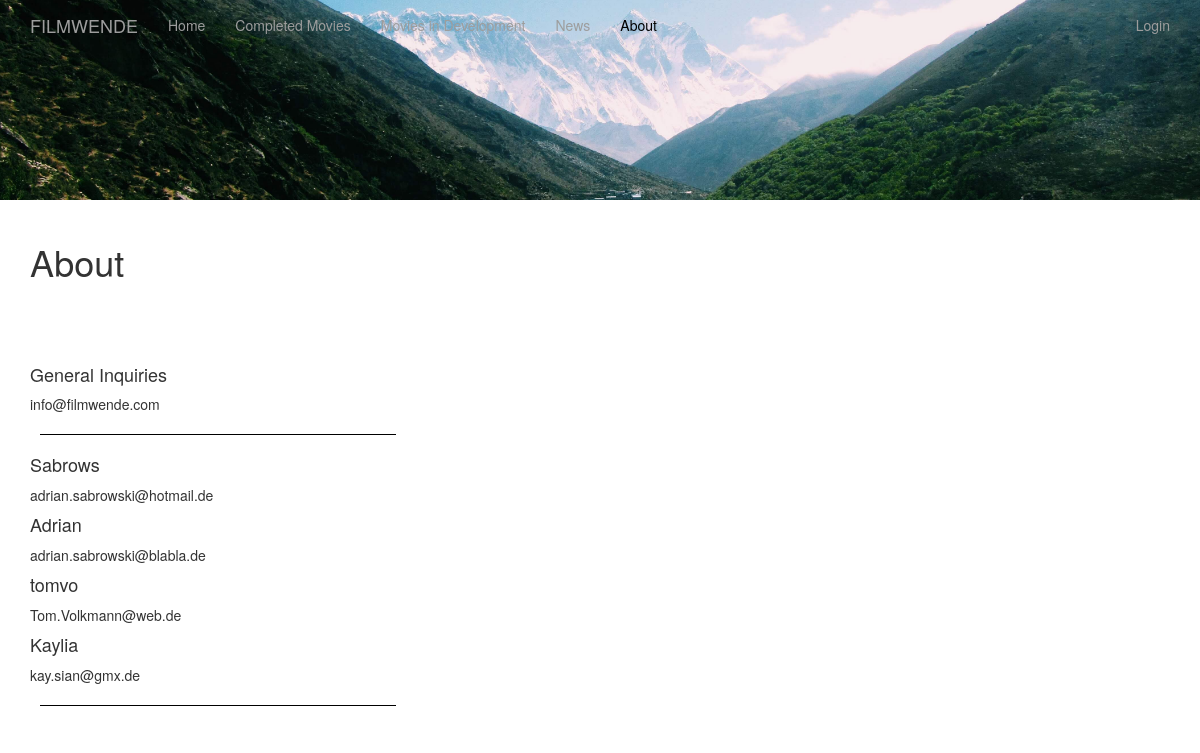
Before: /about with the older database file.
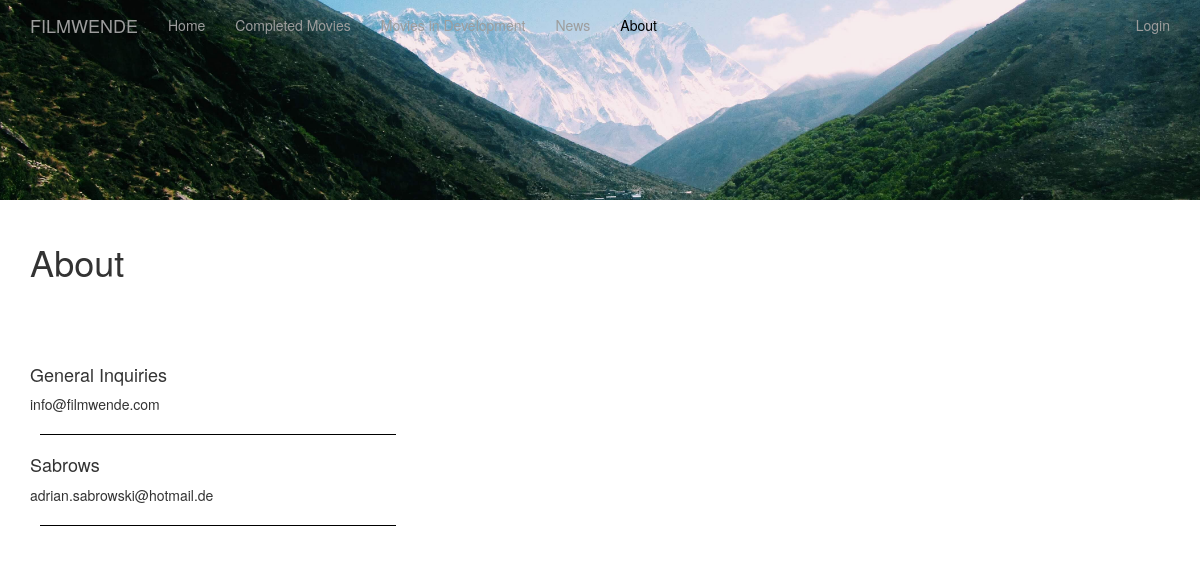
After: the same page with the newer database file.
### app/models.py (models this page shows, shortened)
class DesignImage(db.Model):
    __tablename__ = "designimages"
    id = db.Column(db.Integer, primary_key = True)
    section = db.Column(db.String)
    image_url = db.Column(db.String)
    current = db.Column(db.Integer)

class User(UserMixin, db.Model):
    id = db.Column(db.Integer, primary_key=True)
    username = db.Column(db.String(64), index=True, unique=True)
    email = db.Column(db.String(120), index=True, unique=True)
    password_hash = db.Column(db.String(128))
    posts = db.relationship('Post', backref='author', lazy='dynamic')
    isInAbout = db.Column(db.Integer)
    def get_about():
        users = []
        for user in User.query.filter(User.isInAbout == 1).all():
            usern_arr = user.username.split()
            if str(usern_arr[0]) != "General":
                user_obj = {
                    "username" : user.username,
                    "email" : user.email
                }
                users.append(user_obj)
        return users
    def get_general():
        users = User.query.all()
        for user in User.query.all():
            usern_arr = user.username.split()
            if str(usern_arr[0]) == "General":
                user_obj = {
                    "username" : user.username,
                    "email" : user.email
                }
        return user_obj

### app/routes.py (the view)
@app.route('/about')
def about():
    about_users = User.get_about()
    general = User.get_general()
    designImage = DesignImage.query.filter_by(section="about", current=1).first()
    return render_template('about.html', designImage=designImage, about_users=about_users, general=general)

### app/templates/about.html
{% extends "base.html" %}
{% block content %}
<div class="row">
  <img id="header" src="{{designImage.image_url}}" alt="My image"/>
  <div class="col-md-3"></div>
</div>
<div class="container">
  <div class="col"><hr></div>
  <h1>About</h1>
  <div class="col"><hr></div>
  <div class="col"><hr></div>
  <div class="col"><hr></div>
  <h4>{{general.username}}</h4>
  <p>{{general.email}}</p>
  <div class="col see"><hr></div>
  {% if about_users | length > 0 %}
  {%for user in about_users%}
    <h4>{{user.username}}</h4>
    <p>{{user.email}}</p>
  {%endfor%}
  {%else%}
    <i>No user yet.</i>
  {%endif%}
  <div class="col see"><hr></div>
</div>
{%endblock%}

### app/templates/base.html (shortened to what this page needs)
{% extends 'bootstrap/base.html' %}
{% block styles %}
    {{super()}}
        <link rel="stylesheet" href="{{url_for('.static', filename='mystyle.css')}}">
{% endblock %}
{% block navbar %}
<nav class="navbar navbar-inverse navbar-fixed-top" id="productnav" style="background-color: #00000000">
        <div class="container">
                <div class="navbar-header">
                    <a class="navbar-brand" href="{{ url_for('index') }}">FILMWENDE</a>
                </div>
                <div class="collapse navbar-collapse" id="bs-example-navbar-collapse-1">
                    <ul class="nav navbar-nav">
                        <li><a href="{{ url_for('index') }}">Home</a></li>
                        <li><a onload="currentLinkFunction()" href="{{ url_for('completed') }}">Completed Movies</a></li>
                        <li><a onload="currentLinkFunction()" href="{{ url_for('development') }}">Movies in Development</a></li>
                        <li><a onload="currentLinkFunction()" href="{{ url_for('news') }}">News</a></li>
                        <li><a onload="currentLinkFunction()" href="{{ url_for('about') }}">About</a></li>
                    </ul>
                    <ul class="nav navbar-nav navbar-right">
                        {% if current_user.is_anonymous %}
                        <li><a href="{{ url_for('login') }}">Login</a></li>
                        {% else %}
                        <li><a onload="currentLinkFunction()"  href="{{ url_for('dashboard') }}">Dashboard</a></li>
                        <li><a href="{{ url_for('logout') }}">Logout</a></li>
                        {% endif %}
                    </ul>
                </div>
                </div>
        </nav>
{% endblock %}

### app/static/mystyle.css (style rules this page uses)
#header { object-fit: cover; width: 100%; height: 200px; }
.navbar-inverse { border-color: #00000000 !important; width: 100%; overflow: hidden; }
hr { border-color: rgba(255, 255, 255); }
.see hr { border-color: black; }
a { color: white; }
#productnav ul li.active a, .navbar-inverse .navbar-nav>.open>a, .navbar-inverse .navbar-nav>.open>a, .navbar-inverse .navbar-nav>.open>a:focus, .navbar-inverse .navbar-nav>.open>a:hover { color: black !important; background-color: transparent; }
html, body { max-width: 100%; overflow-x: hidden; }
.col { flex: 33%; max-width: 33%; padding: 0 10px; }

Changed rows visible on the page:
no longer on this page (row edited): User: username "Adrian", email "adrian.sabrowski@blabla.de"
no longer on this page (row edited): User: username "tomvo", email "Tom.Volkmann@web.de"
no longer on this page (row edited): User: username "Kaylia", email "kay.sian@gmx.de"
